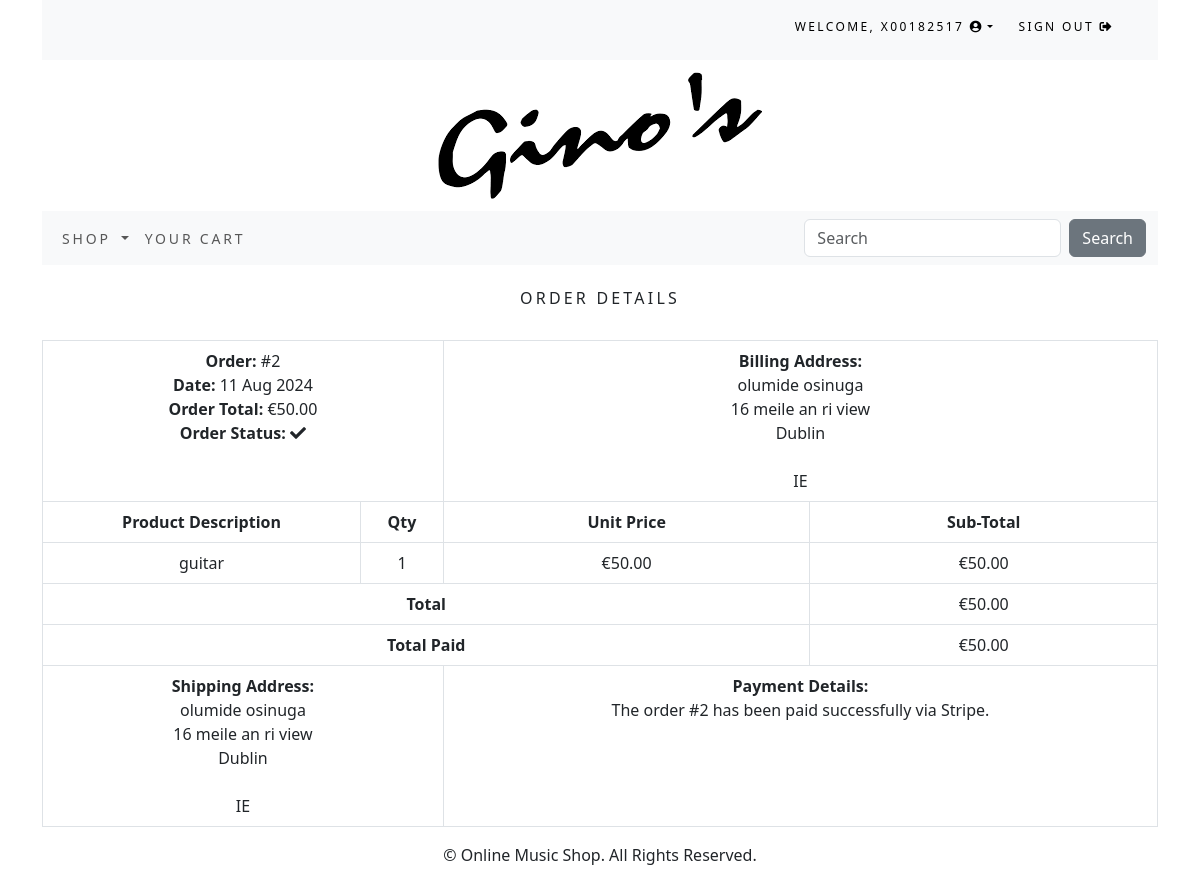
Page /order/2/ (signed in) on the committed database.
### accounts/models.py (models this page shows)
class CustomUser(AbstractUser):
    age = models.PositiveBigIntegerField(null=True,blank=True)

### order/models.py (models this page shows, shortened)
class Order(models.Model):
    token = models.CharField(max_length=250, blank=True)
    total = models.DecimalField(max_digits=10, decimal_places=2,
    verbose_name='Euro Order Total')
    emailAddress = models.EmailField(max_length=250, blank=True,
    verbose_name='Email Address')
    created = models.DateTimeField(auto_now_add=True)
    billingName = models.CharField(max_length=250, blank=True)
    billingAddress1 = models.CharField(max_length=250, blank=True)
    billingCity = models.CharField(max_length=250, blank=True)
    billingPostcode = models.CharField(max_length=10, blank=True)
    billingCountry = models.CharField(max_length=200, blank=True)
    shippingName = models.CharField(max_length=250, blank=True)
    shippingAddress1 = models.CharField(max_length=250, blank=True)
    shippingCity = models.CharField(max_length=250, blank=True)
    shippingPostcode = models.CharField(max_length=10, blank=True)
    shippingCountry = models.CharField(max_length=200, blank=True)
    voucher = models.ForeignKey(Voucher,
                                related_name='orders',
                                null=True,
                                blank=True,
                                on_delete=models.SET_NULL)
    discount = models.IntegerField(default = 0,
                                validators=[MinValueValidator(0),
                                MaxValueValidator(100)])
    class Meta:
        db_table = 'Order'
        ordering = ['-created']

class OrderItem(models.Model):
    product = models.CharField(max_length=250)
    quantity = models.IntegerField()
    price = models.DecimalField(max_digits=10, decimal_places=2,
    verbose_name='Euro Price')
    order = models.ForeignKey(Order, on_delete=models.CASCADE)
    class Meta:
        db_table = 'OrderItem'
    def sub_total(self):
        return self.quantity * self.price

### order/views.py (the view)
# urls.py: path('<int:order_id>/',views.orderDetail.as_view(), name='order_detail'),
class orderDetail(LoginRequiredMixin, View):
    def get(self, request, order_id):
        if request.user.is_authenticated:
            email = str(request.user.email)
            order = Order.objects.get(id=order_id, emailAddress=email)
            order_items = OrderItem.objects.filter(order=order)
        return render(request, 'order/order_detail.html', {'order': order, 'order_items': order_items})

### cart/context_processors.py (called while the page is built)
def counter(request):
    item_count = 0
    if 'admin' in request.path:
        return {}
    else:
        try:
            cart = Cart.objects.filter(cart_id=_cart_id(request))
            cart_items = CartItem.objects.all().filter(cart=cart[:1])
            for cart_item in cart_items:
                item_count += cart_item.quantity
        except Cart.DoesNotExist:
            item_count = 0
    return {'item_count':item_count}

### cart/views.py (called while the page is built)
def _cart_id(request):
    cart = request.session.session_key
    if not cart:
        cart = request.session.create()
    return cart

### musicshop/context_processors.py (called while the page is built)
def menu_links(request):
    links = Category.objects.all()
    return{'links':links}

### musicshop/models.py (called while the page is built)
 def get_absolute_url(self):
    return reverse('musicshop:products_by_category', args=[self.id])

### order/templates/order/order_detail.html (shortened to what this page needs)
{% extends "base.html" %}
{% load static %}
{% block content %}
<div>
    <div class="text-center">
        <br>
        <h1 class="text-center my_title">Order Details</h1>
        <br>
        <table class="table table-bordered">
            <tr>
                <td class="text-left" colspan="2">
                    <b>Order: </b>#{{ order.id }}<br>
                    <b>Date: </b>{{ order.created|date:"d M Y" }}<br>
                    <b>Order Total: </b>€{{ order.total }}<br>
                    <b>Order Status: </b><i class="fas fa-check"></i>
		    </td>
                <td class="text-left" colspan="2">
                    <b>Billing Address: </b><br>
                    {{ order.billingName }}<br>
                    {{ order.billingAddress1 }}<br>
                    {{ order.billingCity }}<br>
                    {{ order.billingPostcode }}<br>
                    {{ order.billingCountry }}<br>
                </td>
            </tr>
            <tr>
                <td><b>Product Description</b></td>
                <td><b>Qty</b></td>
                <td><b>Unit Price</b></td>
                <td><b>Sub-Total</b></td>
            </tr>
            {% for item in order_items %}
            <tr>
                <td>{{ item.product }}</td>
                <td>{{ item.quantity }}</td>
                <td>€{{ item.price }}</td>
                <td>€{{ item.sub_total }}</td>
            </tr>
            {% endfor %}
            <tr>
                <td class="text-right" colspan="3"><b>Total</b></td>
                <td>€{{ order.total }}</td>
            </tr>
            <tr>
                <td class="text-right" colspan="3"><b>Total Paid</b></td>
                <td>€{{ order.total }}</td>
            </tr>
            <tr>
                <td class="text-left" colspan="2">
                    <b>Shipping Address: </b><br>
                    {{ order.shippingName }}<br>
                    {{ order.shippingAddress1 }}<br>
                    {{ order.shippingCity }}<br>
                    {{ order.shippingPostcode }}<br>
                    {{ order.shippingCountry }}<br>
                </td>
                <td class="text-left" colspan="2">
                    <b>Payment Details: </b><br>
                    The order #{{ order.id }} has been paid successfully via Stripe.
                </td>
            </tr>
        </table>
    </div>
</div>
{% endblock content %}

### templates/top-navbar.html (shortened to what this page needs)
<div class="container">
    <div class="my_custom_menu">
        <ul>
            {% if user.is_authenticated %}
            <li>
                Welcome, <a href="#" class="dropdown-toggle" data-bs-toggle="dropdown"
                aria-haspopup="true" aria-expanded="false">{{ user.username }}
                <i class="fas fa-user-circle"></i></a>
            </li>
            <li>
                <a href="{% url 'logout' %}">Sign Out <i class="fas fa-sign-out-alt"></i></a>
            </li>
            {% endif %}
        </ul>
    </div>
</div>

### static/css/custom.css (style rules this page uses)
.my_title { font-size: 16px; text-transform: uppercase; letter-spacing: .2em; }
.my_custom_menu { text-align: right !important; }
.my_custom_menu ul li { list-style: none; color: #000; text-transform: uppercase; letter-spacing: .2em; font-size: 12px; padding-right: 20px; display: inline; }
.my_custom_menu ul li a { text-decoration: none; color: #000; list-style: none; text-transform: uppercase; letter-spacing: .2em; font-size: 12px; }

### rows in the picture
CustomUser: username "X00182517"
Order: id "2", created "11 Aug 2024", total "50.00", billingName "olumide osinuga", billingAddress1 "16 meile an ri view", billingCity "Dublin", billingCountry "IE", shippingName "olumide osinuga", shippingAddress1 "16 meile an ri view", shippingCity "Dublin", shippingCountry "IE"
OrderItem: product "guitar", quantity "1", price "50.00", sub_total "50.00"
